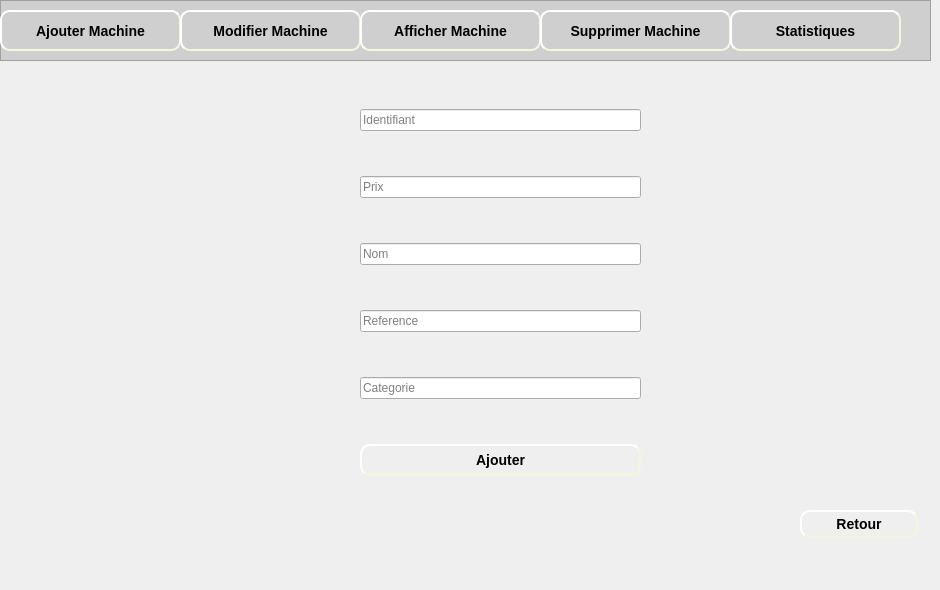
    <widget class="QWidget" name="page_8">
     <widget class="QFrame" name="frame_7">
      <property name="geometry">
       <rect>
        <x>0</x>
        <y>0</y>
        <width>931</width>
        <height>61</height>
       </rect>
      </property>
      <property name="styleSheet">
       <string notr="true">background-color: rgb(207, 207, 207);</string>
      </property>
      <property name="frameShape">
       <enum>QFrame::StyledPanel</enum>
      </property>
      <property name="frameShadow">
       <enum>QFrame::Raised</enum>
      </property>
      <widget class="QPushButton" name="pushButton_ajouterMachine_2">
       <property name="geometry">
        <rect>
         <x>0</x>
         <y>10</y>
         <width>181</width>
         <height>41</height>
        </rect>
       </property>
       <property name="styleSheet">
        <string notr="true">#pushButton_ajouterMachine_2
{
	background-color: rgb(207, 207, 207);
	border-color: beige;
border-style: outset;
  border-width: 2px;
  border-radius: 10px;
  font: bold 14px;
  min-width: 6em;
  padding: 6px;

}
#pushButton_ajouterMachine_2:hover
{
	border-color: blue;
}</string>
       </property>
       <property name="text">
        <string>Ajouter Machine</string>
       </property>
      </widget>
      <widget class="QLabel" name="label_72">
       <property name="geometry">
        <rect>
         <x>10</x>
         <y>20</y>
         <width>21</width>
         <height>21</height>
        </rect>
       </property>
       <property name="text">
        <string/>
       </property>
       <property name="pixmap">
        <pixmap>../Bouttons/ajouMachine-removebg-preview.png</pixmap>
       </property>
       <property name="scaledContents">
        <bool>true</bool>
       </property>
      </widget>
      <widget class="QPushButton" name="pushButton_modifierMachine_2">
       <property name="geometry">
        <rect>
         <x>180</x>
         <y>10</y>
         <width>181</width>
         <height>41</height>
        </rect>
       </property>
       <property name="styleSheet">
        <string notr="true">#pushButton_modifierMachine_2
{
	background-color: rgb(207, 207, 207);
	border-color: beige;
border-style: outset;
  border-width: 2px;
  border-radius: 10px;
  font: bold 14px;
  min-width: 6em;
  padding: 6px;

}
#pushButton_modifierMachine_2:hover
{
	border-color: blue;
}</string>
       </property>
       <property name="text">
        <string>Modifier Machine</string>
       </property>
      </widget>
      <widget class="QLabel" name="label_73">
       <property name="geometry">
        <rect>
         <x>190</x>
         <y>20</y>
         <width>21</width>
         <height>21</height>
        </rect>
       </property>
       <property name="text">
        <string/>
       </property>
       <property name="pixmap">
        <pixmap>../Bouttons/modifier-removebg-preview.png</pixmap>
       </property>
       <property name="scaledContents">
        <bool>true</bool>
       </property>
      </widget>
      <widget class="QPushButton" name="pushButton_afficherMachine_2">
       <property name="geometry">
        <rect>
         <x>360</x>
         <y>10</y>
         <width>181</width>
         <height>41</height>
        </rect>
       </property>
       <property name="styleSheet">
        <string notr="true">#pushButton_afficherMachine_2
{

	border-color: beige;
border-style: outset;
  border-width: 2px;
  border-radius: 10px;
  font: bold 14px;
  min-width: 6em;
  padding: 6px;

}
#pushButton_afficherMachine_2:hover
{
	border-color: blue;
}</string>
       </property>
       <property name="text">
        <string>Afficher Machine</string>
       </property>
      </widget>
      <widget class="QLabel" name="label_74">
       <property name="geometry">
        <rect>
         <x>370</x>
         <y>20</y>
         <width>21</width>
         <height>21</height>
        </rect>
       </property>
       <property name="text">
        <string/>
       </property>
       <property name="pixmap">
        <pixmap>../Bouttons/afficher-removebg-preview.png</pixmap>
       </property>
       <property name="scaledContents">
        <bool>true</bool>
       </property>
      </widget>
      <widget class="QPushButton" name="pushButton_supprimerMachine_2">
       <property name="geometry">
        <rect>
         <x>540</x>
         <y>10</y>
         <width>191</width>
         <height>41</height>
        </rect>
       </property>
       <property name="styleSheet">
        <string notr="true">#pushButton_supprimerMachine_2
{
	background-color: rgb(207, 207, 207);
	border-color: beige;
border-style: outset;
  border-width: 2px;
  border-radius: 10px;
  font: bold 14px;
  min-width: 6em;
  padding: 6px;

}
#pushButton_supprimerMachine_2:hover
{
	border-color: blue;
}</string>
       </property>
       <property name="text">
        <string>Supprimer Machine</string>
       </property>
      </widget>
      <widget class="QLabel" name="label_75">
       <property name="geometry">
        <rect>
         <x>550</x>
         <y>20</y>
         <width>16</width>
         <height>20</height>
        </rect>
       </property>
       <property name="text">
        <string/>
       </property>
       <property name="pixmap">
        <pixmap>../Bouttons/supprimerMachine-removebg-preview.png</pixmap>
       </property>
       <property name="scaledContents">
        <bool>true</bool>
       </property>
      </widget>
      <widget class="QPushButton" name="pushButton_statistiques_2">
       <property name="geometry">
        <rect>
         <x>730</x>
         <y>10</y>
         <width>171</width>
         <height>41</height>
        </rect>
       </property>
       <property name="styleSheet">
        <string notr="true">#pushButton_statistiques_2
{
	background-color: rgb(207, 207, 207);
	border-color: beige;
border-style: outset;
  border-width: 2px;
  border-radius: 10px;
  font: bold 14px;
  min-width: 6em;
  padding: 6px;

}
#pushButton_statistiques_2:hover
{
	border-color: blue;
}</string>
       </property>
       <property name="text">
        <string>Statistiques</string>
       </property>
      </widget>
      <widget class="QLabel" name="label_22">
       <property name="geometry">
        <rect>
         <x>740</x>
         <y>20</y>
         <width>21</width>
         <height>21</height>
        </rect>
       </property>
       <property name="text">
        <string/>
       </property>
       <property name="pixmap">
        <pixmap>../Bouttons/stat-removebg-preview.png</pixmap>
       </property>
       <property name="scaledContents">
        <bool>true</bool>
       </property>
      </widget>
     </widget>
     <widget class="QLabel" name="label_14">
      <property name="geometry">
       <rect>
        <x>0</x>
        <y>60</y>
        <width>931</width>
        <height>521</height>
       </rect>
      </property>
      <property name="text">
       <string/>
      </property>
      <property name="pixmap">
       <pixmap>../Bouttons/fontFinal.jpg</pixmap>
      </property>
      <property name="scaledContents">
       <bool>true</bool>
      </property>
     </widget>
     <widget class="QWidget" name="verticalLayoutWidget_6">
      <property name="geometry">
       <rect>
        <x>360</x>
        <y>70</y>
        <width>281</width>
        <height>451</height>
       </rect>
      </property>
      <layout class="QVBoxLayout" name="verticalLayout_6">
       <item>
        <widget class="QLineEdit" name="lineEdit_idMachine">
         <property name="placeholderText">
          <string>Identifiant</string>
         </property>
        </widget>
       </item>
       <item>
        <widget class="QLineEdit" name="lineEdit_prix">
         <property name="placeholderText">
          <string>Prix</string>
         </property>
        </widget>
       </item>
       <item>
        <widget class="QLineEdit" name="lineEdit_nom_3">
         <property name="placeholderText">
          <string>Nom</string>
         </property>
        </widget>
       </item>
       <item>
        <widget class="QLineEdit" name="lineEdit_reference">
         <property name="placeholderText">
          <string>Reference</string>
         </property>
        </widget>
       </item>
       <item>
        <widget class="QLineEdit" name="lineEdit_categorie">
         <property name="placeholderText">
          <string>Categorie</string>
         </property>
        </widget>
       </item>
       <item>
        <widget class="QPushButton" name="pushButton_ajouterMachine_3">
         <property name="styleSheet">
          <string notr="true">#pushButton_ajouterMachine_3
{
	
	border-color: beige;
border-style: outset;
  border-width: 2px;
  border-radius: 10px;
  font: bold 14px;
  min-width: 6em;
  padding: 6px;

}
#pushButton_ajouterMachine_3:hover
{
	border-color: blue;
}</string>
         </property>
         <property name="text">
          <string>Ajouter</string>
         </property>
        </widget>
       </item>
      </layout>
     </widget>
     <widget class="QPushButton" name="pushButton_retour_4">
      <property name="geometry">
       <rect>
        <x>800</x>
        <y>510</y>
        <width>118</width>
        <height>28</height>
       </rect>
      </property>
      <property name="styleSheet">
       <string notr="true">#pushButton_retour_4
{
	
	border-color: beige;
border-style: outset;
  border-width: 2px;
  border-radius: 10px;
  font: bold 14px;
  min-width: 6em;
  padding: 6px;

}
#pushButton_retour_4:hover
{
	border-color: blue;
}</string>
      </property>
      <property name="text">
       <string>Retour</string>
      </property>
     </widget>
     <widget class="QLabel" name="label_76">
      <property name="geometry">
       <rect>
        <x>810</x>
        <y>520</y>
        <width>21</width>
        <height>16</height>
       </rect>
      </property>
      <property name="text">
       <string/>
      </property>
      <property name="pixmap">
       <pixmap>../Bouttons/retour-removebg-preview.png</pixmap>
      </property>
      <property name="scaledContents">
       <bool>true</bool>
      </property>
     </widget>
    </widget>
